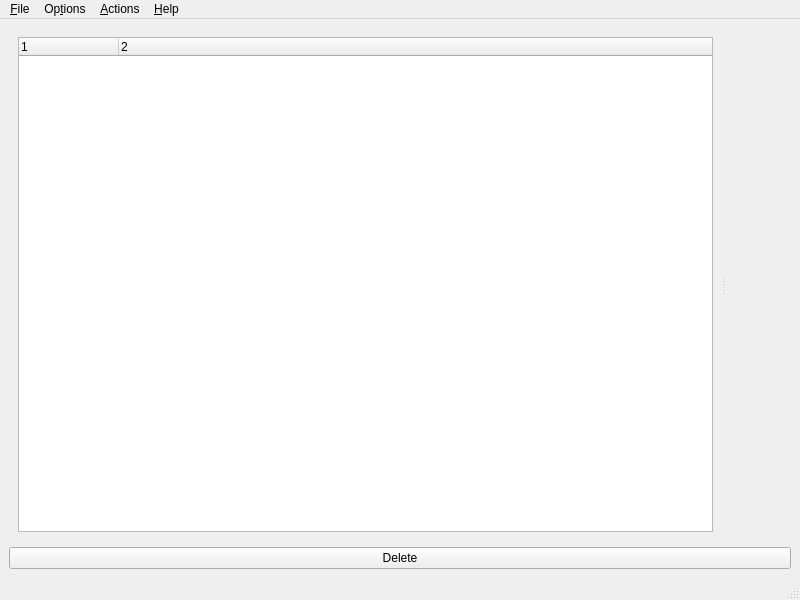
<?xml version="1.0" encoding="UTF-8"?>
<ui version="4.0">
 <class>MainWindow</class>
 <widget class="QMainWindow" name="MainWindow">
  <property name="geometry">
   <rect>
    <x>0</x>
    <y>0</y>
    <width>800</width>
    <height>600</height>
   </rect>
  </property>
  <property name="windowTitle">
   <string>Ditto Hunt</string>
  </property>
  <property name="windowIcon">
   <iconset resource="res/dittohunt.qrc">
    <normaloff>:/icons/32x32/dittohunt.png</normaloff>:/icons/32x32/dittohunt.png</iconset>
  </property>
  <widget class="QWidget" name="centralwidget">
   <layout class="QGridLayout" name="gridLayout">
    <item row="0" column="0">
     <layout class="QVBoxLayout" name="verticalLayout">
      <item>
       <widget class="QSplitter" name="splitter">
        <property name="orientation">
         <enum>Qt::Horizontal</enum>
        </property>
        <widget class="QFrame" name="frame">
         <property name="frameShape">
          <enum>QFrame::NoFrame</enum>
         </property>
         <property name="frameShadow">
          <enum>QFrame::Plain</enum>
         </property>
         <property name="lineWidth">
          <number>0</number>
         </property>
         <layout class="QGridLayout" name="gridLayout_3">
          <item row="0" column="0">
           <widget class="QTreeWidget" name="tree">
            <property name="editTriggers">
             <set>QAbstractItemView::NoEditTriggers</set>
            </property>
            <property name="alternatingRowColors">
             <bool>false</bool>
            </property>
            <property name="columnCount">
             <number>2</number>
            </property>
            <column>
             <property name="text">
              <string notr="true">1</string>
             </property>
            </column>
            <column>
             <property name="text">
              <string notr="true">2</string>
             </property>
            </column>
           </widget>
          </item>
         </layout>
        </widget>
        <widget class="QFrame" name="frame_2">
         <property name="frameShape">
          <enum>QFrame::NoFrame</enum>
         </property>
         <property name="frameShadow">
          <enum>QFrame::Plain</enum>
         </property>
         <property name="lineWidth">
          <number>0</number>
         </property>
         <layout class="QGridLayout" name="gridLayout_2">
          <item row="0" column="0">
           <widget class="QLabel" name="imageLabel">
            <property name="sizePolicy">
             <sizepolicy hsizetype="Expanding" vsizetype="Expanding">
              <horstretch>0</horstretch>
              <verstretch>0</verstretch>
             </sizepolicy>
            </property>
            <property name="layoutDirection">
             <enum>Qt::LeftToRight</enum>
            </property>
            <property name="text">
             <string/>
            </property>
            <property name="alignment">
             <set>Qt::AlignHCenter|Qt::AlignTop</set>
            </property>
           </widget>
          </item>
         </layout>
        </widget>
       </widget>
      </item>
      <item>
       <widget class="QPushButton" name="deleteButton">
        <property name="text">
         <string>Delete</string>
        </property>
       </widget>
      </item>
     </layout>
    </item>
   </layout>
  </widget>
  <widget class="QMenuBar" name="menubar">
   <property name="geometry">
    <rect>
     <x>0</x>
     <y>0</y>
     <width>800</width>
     <height>25</height>
    </rect>
   </property>
   <widget class="QMenu" name="menuFile">
    <property name="title">
     <string>&amp;File</string>
    </property>
    <addaction name="actionOpen"/>
    <addaction name="actionQuit"/>
   </widget>
   <widget class="QMenu" name="menuHelp">
    <property name="title">
     <string>&amp;Help</string>
    </property>
    <addaction name="actionAbout"/>
    <addaction name="actionAboutQt"/>
   </widget>
   <widget class="QMenu" name="menuOptions">
    <property name="title">
     <string>Op&amp;tions</string>
    </property>
    <addaction name="actionAutoSelect"/>
   </widget>
   <widget class="QMenu" name="menuActions">
    <property name="title">
     <string>&amp;Actions</string>
    </property>
    <addaction name="actionSelectAll"/>
    <addaction name="actionSelectNone"/>
   </widget>
   <addaction name="menuFile"/>
   <addaction name="menuOptions"/>
   <addaction name="menuActions"/>
   <addaction name="menuHelp"/>
  </widget>
  <widget class="QStatusBar" name="statusbar"/>
  <action name="actionOpen">
   <property name="text">
    <string>&amp;Open Directory</string>
   </property>
   <property name="shortcut">
    <string>Ctrl+O</string>
   </property>
  </action>
  <action name="actionQuit">
   <property name="text">
    <string>E&amp;xit</string>
   </property>
   <property name="shortcut">
    <string>Ctrl+X</string>
   </property>
  </action>
  <action name="actionAbout">
   <property name="text">
    <string>A&amp;bout</string>
   </property>
   <property name="shortcut">
    <string>Ctrl+B</string>
   </property>
  </action>
  <action name="actionAboutQt">
   <property name="text">
    <string>About &amp;Qt</string>
   </property>
   <property name="shortcut">
    <string>Ctrl+Q</string>
   </property>
  </action>
  <action name="actionAutoSelect">
   <property name="checkable">
    <bool>true</bool>
   </property>
   <property name="checked">
    <bool>true</bool>
   </property>
   <property name="text">
    <string>Auto Select Children</string>
   </property>
  </action>
  <action name="actionSelectAll">
   <property name="text">
    <string>Select &amp;All</string>
   </property>
   <property name="shortcut">
    <string>Ctrl+A</string>
   </property>
  </action>
  <action name="actionSelectNone">
   <property name="text">
    <string>Select &amp;None</string>
   </property>
   <property name="shortcut">
    <string>Ctrl+N</string>
   </property>
  </action>
 </widget>
 <resources>
  <include location="res/dittohunt.qrc"/>
 </resources>
 <connections/>
</ui>
